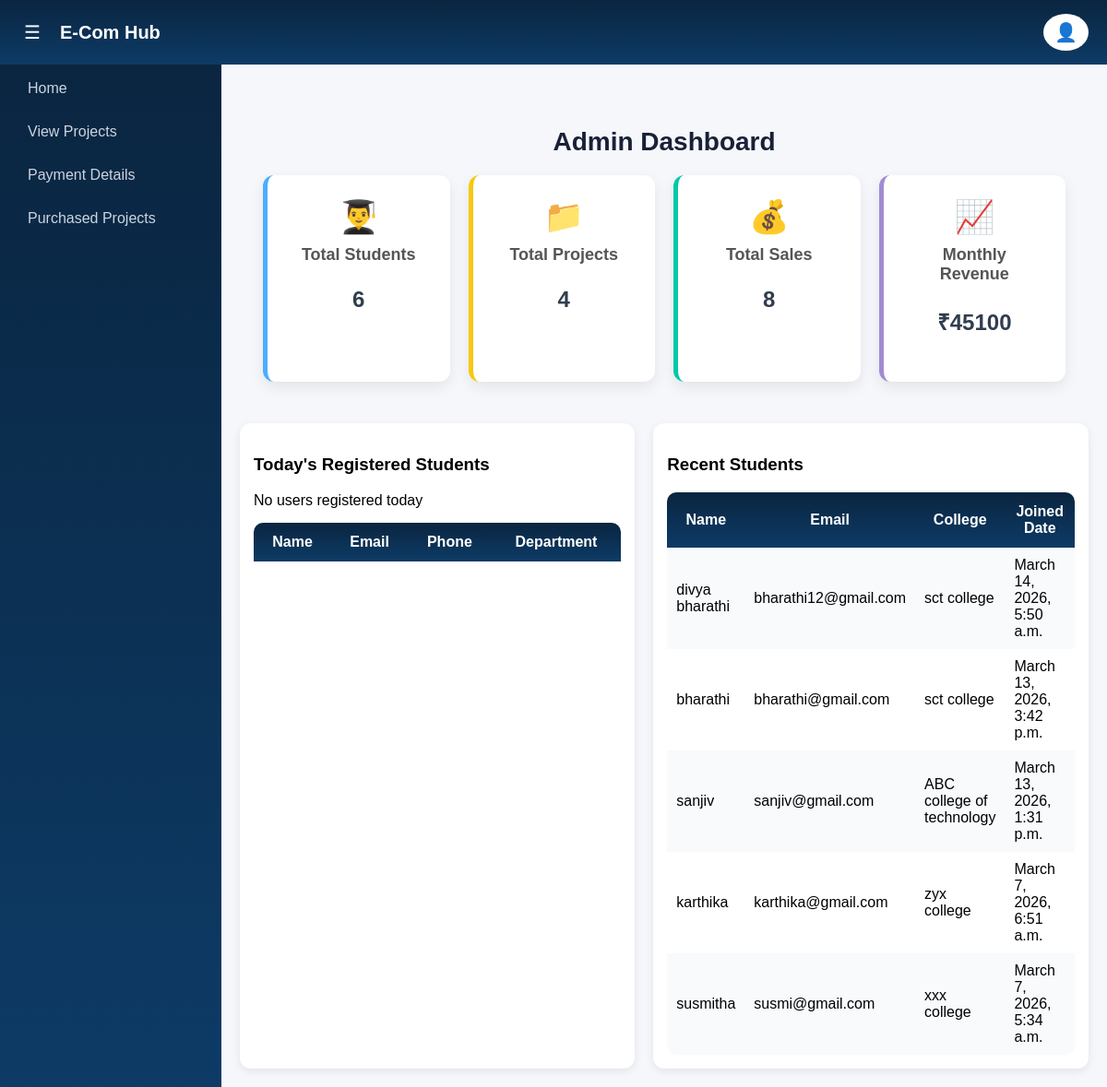
The page /admin-dashboard/ (signed in) on the database as committed earlier.
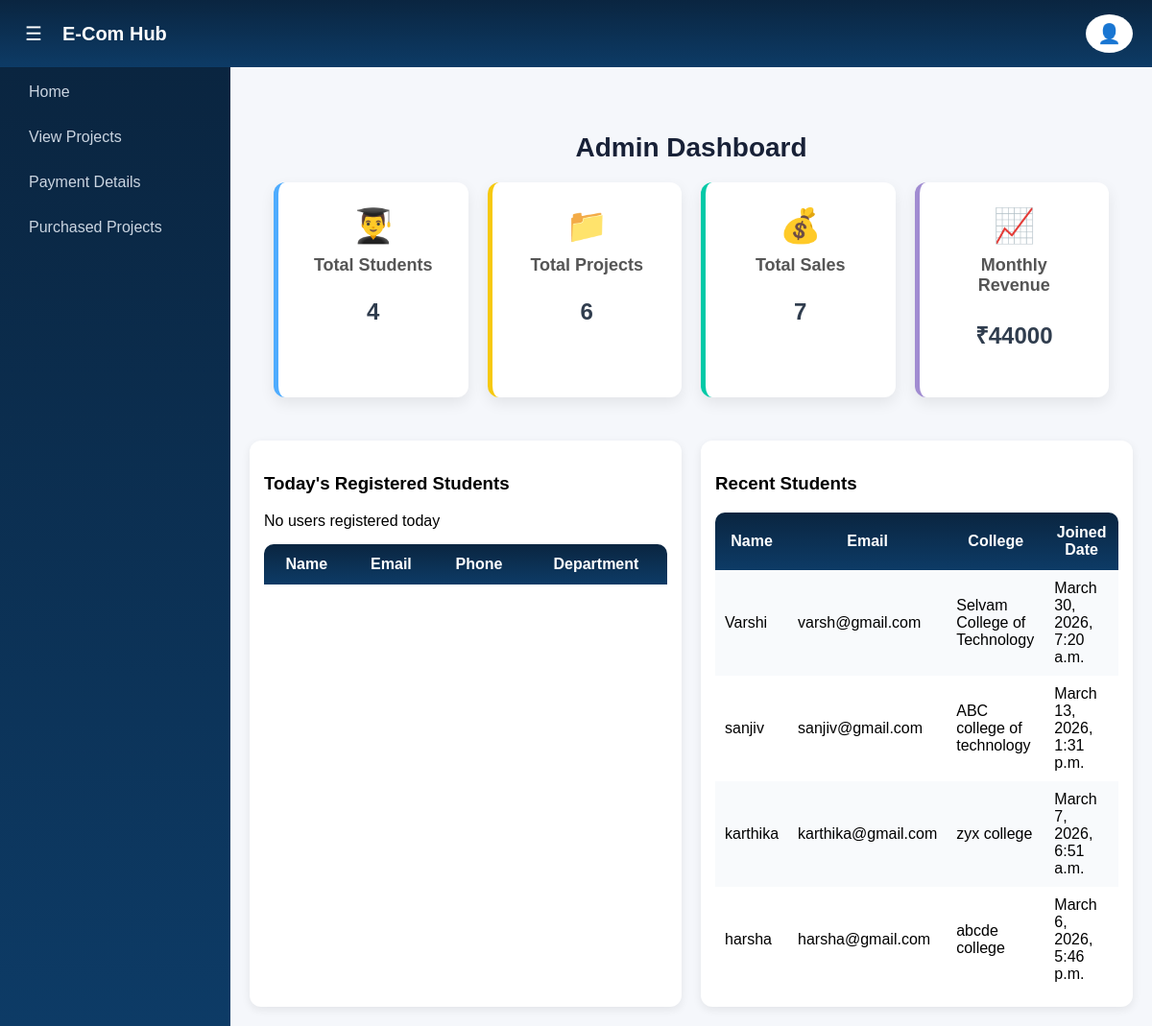
The same page on the database as committed later.
### ecom_app/models.py (models this page shows, shortened)
class CustomUser(AbstractUser):
    ROLE_CHOICES = (
        ('ADMIN', 'Admin'),
        ('STUDENT', 'Student'),
    )
    role = models.CharField(max_length=10, choices=ROLE_CHOICES, default='STUDENT')
    phone_number = models.CharField(max_length=15, null=True, blank=True)
    college_name = models.CharField(max_length=255, null=True, blank=True)
    department = models.CharField(max_length=255, null=True, blank=True)
    year_of_study = models.CharField(max_length=50, null=True, blank=True)
    address = models.TextField(max_length=255, null=True, blank=True)
    city = models.CharField(max_length=100, null=True, blank=True)
    state = models.CharField(max_length=100, null=True, blank=True)
    pincode = models.CharField(max_length=10, null=True, blank=True)
    is_student_registered = models.BooleanField(default=False)
    is_student_registered = models.BooleanField(default=False)

### ecom_app/views.py (the view)
# urls.py: path('admin-dashboard/', views.admin_dashboard, name='admin_dashboard'),
@login_required
def admin_dashboard(request):
    total_students = CustomUser.objects.filter(is_superuser=False).count()
    total_projects = Project.objects.count()
    total_sales = Payment.objects.count()
    monthly_revenue = Payment.objects.aggregate(total=Sum('amount'))['total'] or 0
    today = now().date()
    today_students = CustomUser.objects.filter(
        is_superuser=False,
        date_joined__date=today  # Make sure your CustomUser has 'date_joined' field
    )
    recent_students = CustomUser.objects.filter(
        is_superuser=False
    ).order_by('-date_joined')[:5]
    context = {
        'total_students': total_students,
        'total_projects': total_projects,
        'total_sales': total_sales,
        'monthly_revenue': monthly_revenue,
        'today_students': today_students,
        'recent_students': recent_students,
    }
    return render(request, 'store/admin_dashboard.html', context)

### ecom_app/templates/store/admin_dashboard.html (shortened to what this page needs)
{% extends 'store/admin_base.html' %}
{% block content %}
<head>
</head>
<div class="main">
    <h2 style="font-size:28px; color:#182137; text-align:center; margin-bottom:20px; font-weight:bold;">
        Admin Dashboard
    </h2>
    <div class="analytics-cards">
        <div class="card blue">
            <div class="icon">👨‍🎓</div>
            <h3>Total Students</h3>
            <p>{{ total_students }}</p>
        </div>
        <div class="card yellow">
            <div class="icon">📁</div>
            <h3>Total Projects</h3>
            <p>{{ total_projects }}</p>
        </div>
        <div class="card green">
            <div class="icon">💰</div>
            <h3>Total Sales</h3>
            <p>{{ total_sales }}</p>
        </div>
        <div class="card purple">
            <div class="icon">📈</div>
            <h3>Monthly Revenue</h3>
            <p>₹{{ monthly_revenue }}</p>
        </div>
    </div>
</div>
<div class="tables-row">
    <div class="table-box">
        <h3>Today's Registered Students</h3>
    <table>
            <tr>
                <th>Name</th>
                <th>Email</th>
                <th>Phone</th>
                <th>Department</th>
            </tr>
        <tbody>
            {% for student in today_students %}
            <tr>
                <td>{{ student.username }}</td>
                <td>{{ student.email }}</td>
                <td>{{ student.phone_number }}</td>
                <td>{{ student.department }}</td>
            </tr>
            {% empty %}
            <tr>
                <td colspan="4" ></td>
            </tr>
            {% endfor %}
        </tbody>
    </table>
</div>
<div class="table-box">
    <h3>Recent Students</h3>
    <table>
            <tr>
                <th>Name</th>
                <th>Email</th>
                <th>College</th>
                <th>Joined Date</th>
            </tr>
            {% for student in recent_students %}
            <tr>
                <td>{{ student.username }}</td>
                <td>{{ student.email }}</td>
                <td>{{ student.college_name }}</td>
                <td>{{ student.date_joined }}</td>
            </tr>
            {% empty %}
            <tr>
                <td colspan="4" style="text-align:center; padding:15px;">No recent users</td>
            </tr>
            {% endfor %}
    </table>
</div>
{% endblock %}

Rows that differ between the two databases and show on the page:
removed CustomUser: username "divya bharathi", email "bharathi12@gmail.com", college_name "sct college", date_joined "March 14, 2026, 5:50 a.m."
removed CustomUser: username "bharathi", email "bharathi@gmail.com", college_name "sct college", date_joined "March 13, 2026, 3:42 p.m."
removed CustomUser: username "susmitha", email "susmi@gmail.com", college_name "xxx college", date_joined "March 7, 2026, 5:34 a.m."
added CustomUser: username "Varshi", email "varsh@gmail.com", college_name "Selvam College of Technology", date_joined "March 30, 2026, 7:20 a.m."
now on this page (row unchanged): CustomUser: username "harsha", email "harsha@gmail.com", college_name "abcde college", date_joined "March 6, 2026, 5:46 p.m."
Other text that changed with them:
{{ total_students }}: "6" → "4"
{{ total_projects }}: "4" → "6"
{{ total_sales }}: "8" → "7"
{{ monthly_revenue }}: "45100" → "44000"
